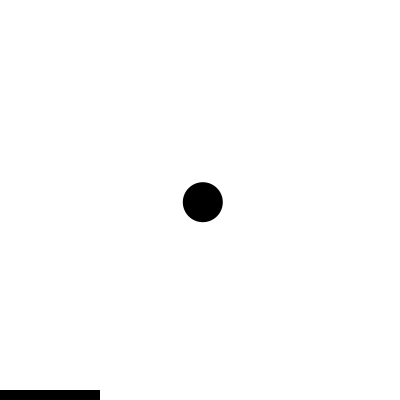
Frame 1 (no input)
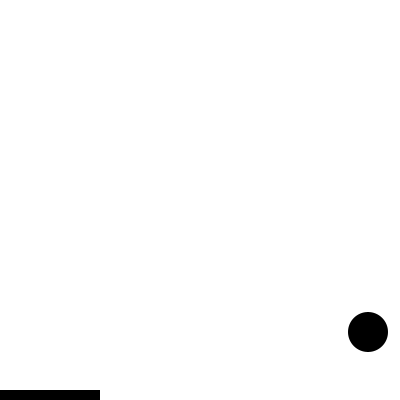
Frame 60 (the mouse pressed at the canvas centre just before this capture)
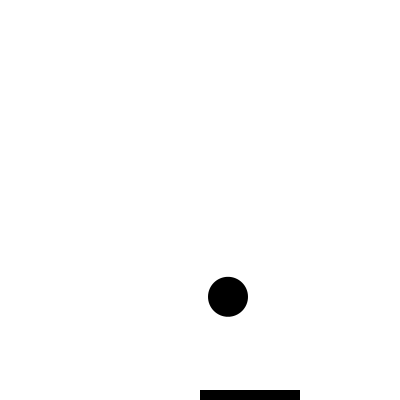
Frame 120 (the mouse held since frame 60 and released just before this capture)

The Processing sketch that drew these frames (run headless with seeded random() and noise(); from frame 60 on, the mouse is pressed at the canvas centre):

// Processing sketch: processing_139921
// ── processing_139921.pde

int rad = 20;        // Width of the shape
float xpos, ypos;    // Starting position of shape    

float xspeed = 2.8;  // Speed of the shape
float yspeed = 2.2;  // Speed of the shape

int xdirection = 1;  // Left or Right
int ydirection = 1;  // Top to Bottom


void setup() 
{
  size(400, 400);
  noStroke();
  frameRate(30);
  ellipseMode(RADIUS);
  // Set the starting position of the shape
  xpos = width/2;
  ypos = height/2;
}

void draw() 
{
  background(255);                   //background color
  
  float targetX = mouseX;
  float dx = targetX - x;
  if(abs(dx) > 1) {
    x += dx * easing;
  }
  
  float targetY = mouseY;
  float dy = targetY - y;
  if(abs(dy) > 1) {
    y += dy * easing;
  }
  
  
  fill(0);
rect(x, 390, 100, 10);

  
  // Update the position of the shape
  xpos = xpos + ( xspeed * xdirection );
  ypos = ypos + ( yspeed * ydirection );
  
  // Test to see if the shape exceeds the boundaries of the screen
  // If it does, reverse its direction by multiplying by -1
  if (xpos > width-rad || xpos < rad) {
    xdirection *= -1;
  }
  if (ypos > height-rad || ypos < rad) {
    ydirection *= -1;
  }

  // Draw the shape
  ellipse(xpos, ypos, rad, rad);
}

float x;
float y;
float easing = 1;
